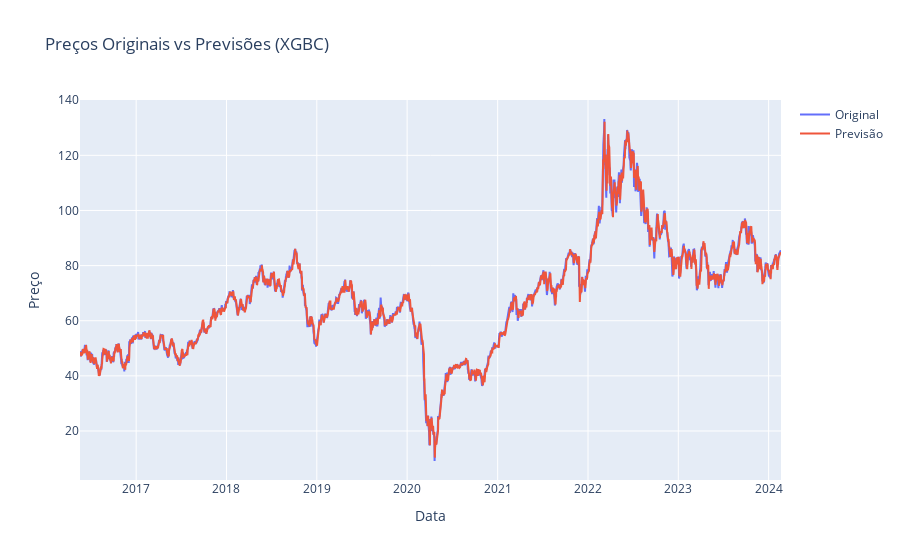

The code cell stored with this chart in its notebook:
### Code cell
# Gráfico em plotly
import plotly.graph_objects as go

fig = go.Figure()
fig.add_trace(go.Scatter(x=df_modelo['dt'].iloc[-len(y_test):], y=y_test, mode='lines', name='Original'))
fig.add_trace(go.Scatter(x=df_modelo['dt'].iloc[-len(y_test):], y=previsoes, mode='lines', name='Previsão'))

fig.update_layout(title='Preços Originais vs Previsões (XGBC)',
                   xaxis_title='Data',
                   yaxis_title='Preço')
fig.show()

### Figure 1 — Plotly figure (JSON) as saved in the notebook; plotly's stock layout.template omitted (floating-point values rounded to 4 significant figures; data arrays with more than 128 entries replaced by an {"elided": "..."} marker saying what was removed)
{"data": [{"mode": "lines", "name": "Original", "type": "scatter", "x": {"elided": "2222 str values"}, "y": {"elided": "2222 float values"}}, {"mode": "lines", "name": "Previsão", "type": "scatter", "x": {"elided": "2222 str values"}, "y": {"elided": "2222 float values"}}], "layout": {"title": {"text": "Preços Originais vs Previsões (XGBC)"}, "xaxis": {"title": {"text": "Data"}}, "yaxis": {"title": {"text": "Preço"}}}}
